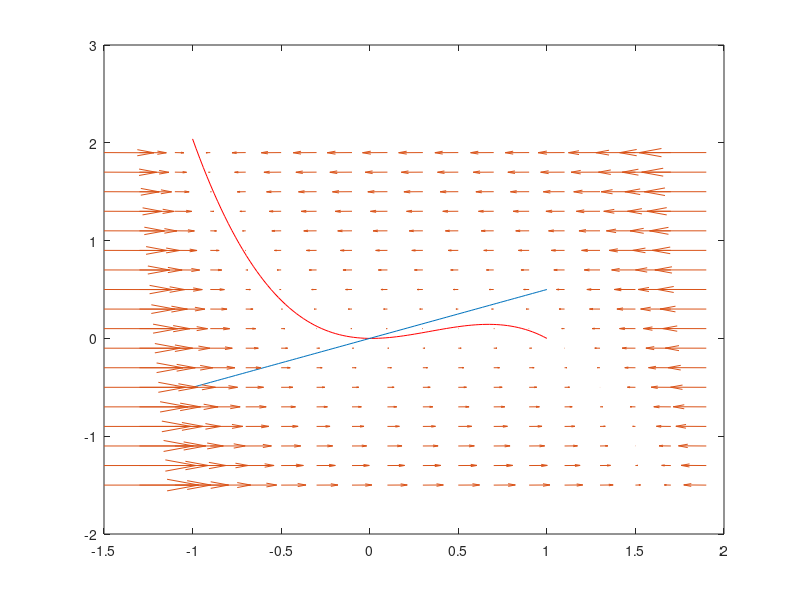

The MATLAB source for this figure:
a=0.02;
e=0.01;
b=0.5;
g=1;
d=0;


v_x=linspace(-1,1,100);
w_y=linspace(-1.5,2,100)
w1=-v_x.*(v_x-a).*(v_x-1);
w2=b*v_x-d;


plot(v_x,w1,'r')
hold on
plot(v_x,w2)

[v,w]= meshgrid(-1.5:.2:2);
v_dot=-v.*(v-a).*(v-1)-w;
w_dot=e*(b*v-g*w-d);
quiver(v,w,v_dot, w_dot,2)
